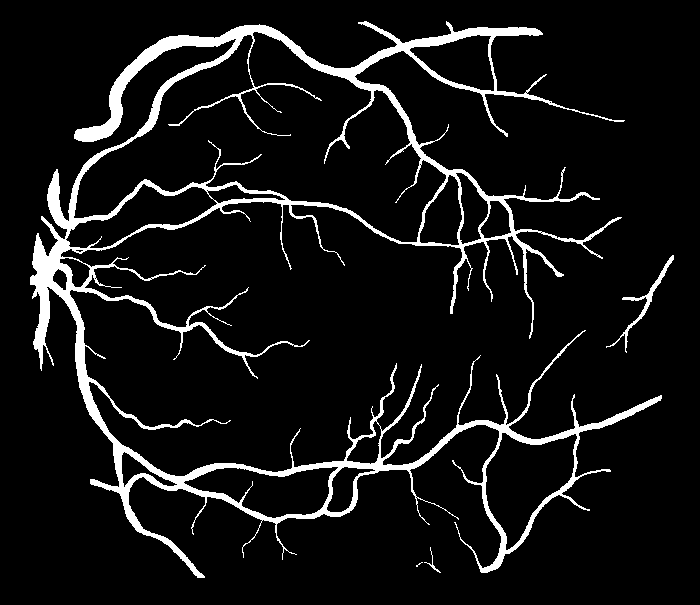
#> input picture Stare/Y/im0001.ah.ppm, 700 x 605 px, given as the content of the folder Stare/X/, which was not available
$ python train_stare.py   (older library calls are emulated)
#> lines starting #> are read from the running program, lines starting #| are printed output that depends on the picture; after the words box and inside, x2 and y2 are one past the last pixel; in counts of white or black regions, pixels touching at a corner belong together
import os

import numpy as np
import cv2
from sklearn.metrics import recall_score, roc_auc_score, accuracy_score, confusion_matrix
from util import *
from keras.callbacks import TensorBoard, ModelCheckpoint
np.random.seed(42)
import scipy.misc as mc
from sklearn.model_selection import KFold
data_location = ''
import  math
from sklearn.model_selection import train_test_split
import matplotlib.pyplot as plt


training_images_loc = data_location + 'Stare/X/'
training_label_loc = data_location + 'Stare/Y/'
train_files = os.listdir(training_images_loc)
train_data = []
train_label = []
desired_size=704
for i in train_files:
    im = mc.imread(training_images_loc + i)
#> im is the input picture: shape (605, 700); 8% white; 4 white regions (1 under 20 px), largest, box (x1, y1, x2, y2) and area: (30, 21, 662, 578) 33220, (606, 255, 674, 353) 517, (424, 547, 441, 573) 52
    label = mc.imread(training_label_loc + i.split('.')[0] + '.ah.ppm',mode="L")
    old_size = im.shape[:2]  # old_size is in (height, width) format
#> old_size = (605, 700)
    delta_w = desired_size - old_size[1]
#> delta_w = 4
    delta_h = desired_size - old_size[0]
#> delta_h = 99

    top, bottom = delta_h // 2, delta_h - (delta_h // 2)
#> top = 49; bottom = 50
    left, right = delta_w // 2, delta_w - (delta_w // 2)
#> left = 2; right = 2

    color = [0, 0, 0]
    color2 = [0]
    new_im = cv2.copyMakeBorder(im, top, bottom, left, right, cv2.BORDER_CONSTANT,
                                value=color)
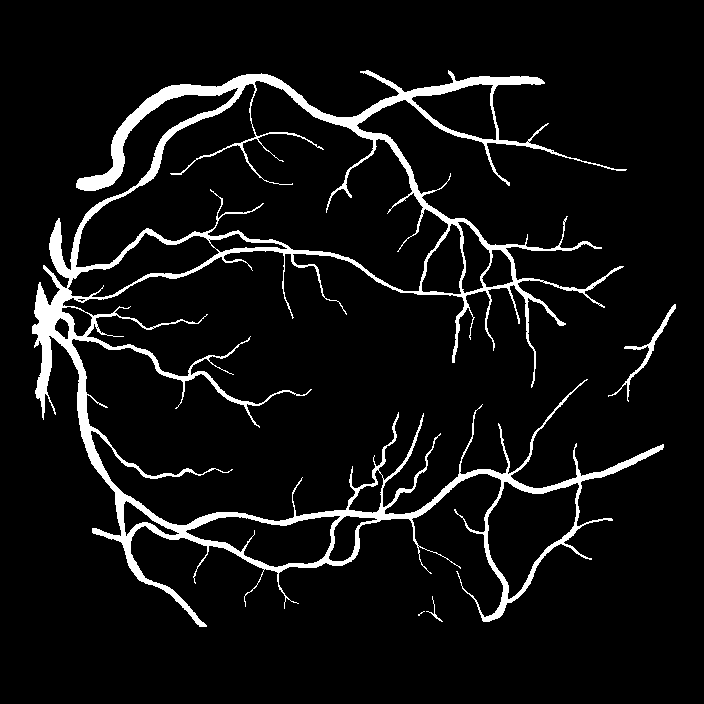
#> new_im: shape (704, 704); 6.8% white; 4 white regions (1 under 20 px), largest, box (x1, y1, x2, y2) and area: (32, 70, 664, 627) 33220, (608, 304, 676, 402) 517, (426, 596, 443, 622) 52

    new_label = cv2.copyMakeBorder(label, top, bottom, left, right, cv2.BORDER_CONSTANT,
                                   value=color2)

    train_data.append(cv2.resize(new_im, (desired_size, desired_size)))
    temp = cv2.resize(new_label,(desired_size, desired_size))
    _, temp = cv2.threshold(temp, 127, 255, cv2.THRESH_BINARY)
    train_label.append(temp)
train_data = np.array(train_data)

train_label = np.array(train_label)

x_train = train_data.astype('float32') / 255.
y_train = train_label.astype('float32') / 255.


TensorBoard(log_dir='./autoencoder', histogram_freq=0,
            write_graph=True, write_images=True)
#> (this line was passed over: keras is not available in this run)

from sklearn.model_selection import StratifiedKFold
from CARUNet import *

acc_per_fold = []
sen_per_fold = []
pre_per_fold= []
spe_per_fold = []
auc_per_fold =[]
f1_per_fold=[]
iou_per_fold=[]
mcc_per_fold=[]
loss_per_fold = []
fold_no = 1
kfold = KFold(n_splits=4, shuffle=True)
#> (the run stopped early here; a loop or call above may not have finished)

$ run again, on Stare/Y/im0005.ah.ppm
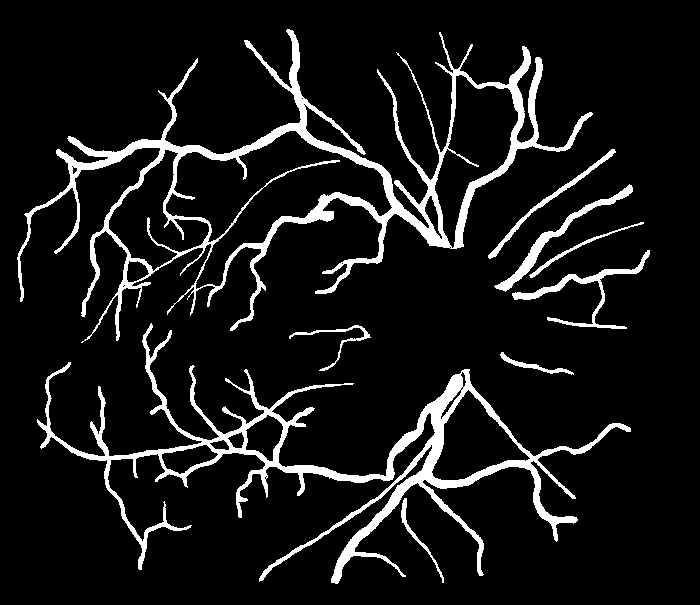
#> input picture Stare/Y/im0005.ah.ppm, 700 x 605 px, given as the content of the folder Stare/X/, which was not available
#> im is the input picture: shape (605, 700); 9% white; 9 white regions, largest, box (x1, y1, x2, y2) and area: (17, 29, 593, 343) 18215, (37, 323, 631, 584) 15225, (494, 184, 633, 292) 1326
#> `new_im = cv2.copyMakeBorder(im, top, bottom, left, right, cv2.BORDER_C..`:
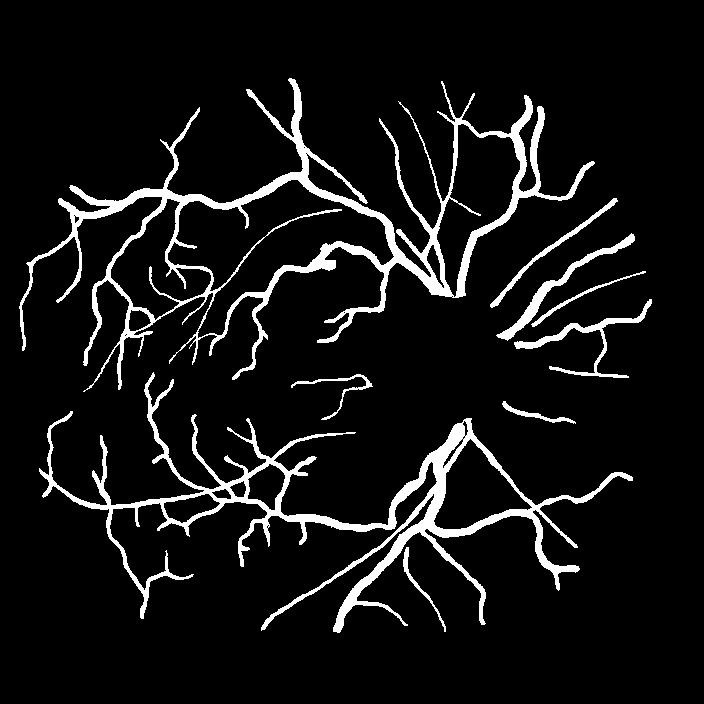
#> new_im: shape (704, 704); 7.7% white; 9 white regions, largest, box (x1, y1, x2, y2) and area: (19, 78, 595, 392) 18215, (39, 372, 633, 633) 15225, (496, 233, 635, 341) 1326

$ run again, on Stare/Y/im0044.ah.ppm
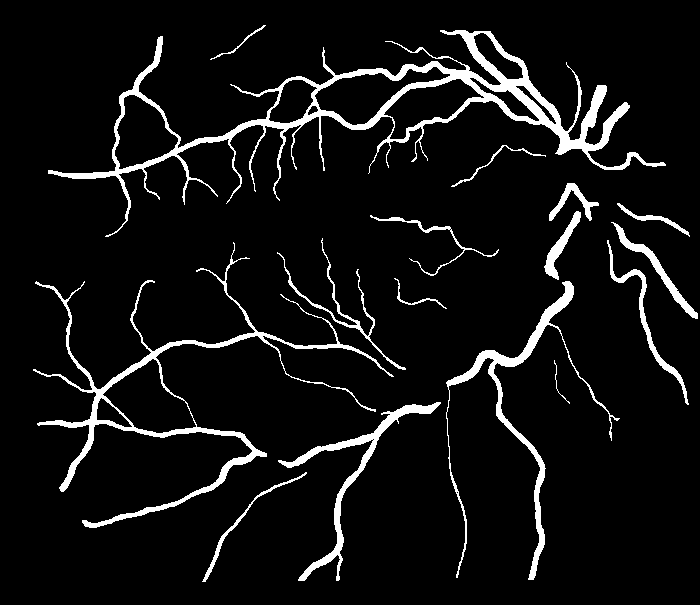
#> input picture Stare/Y/im0044.ah.ppm, 700 x 605 px, given as the content of the folder Stare/X/, which was not available
#> im is the input picture: shape (605, 700); 7% white; 16 white regions, largest, box (x1, y1, x2, y2) and area: (48, 30, 666, 237) 12014, (33, 242, 394, 528) 5950, (446, 281, 620, 580) 3508
#> `new_im = cv2.copyMakeBorder(im, top, bottom, left, right, cv2.BORDER_C..`:
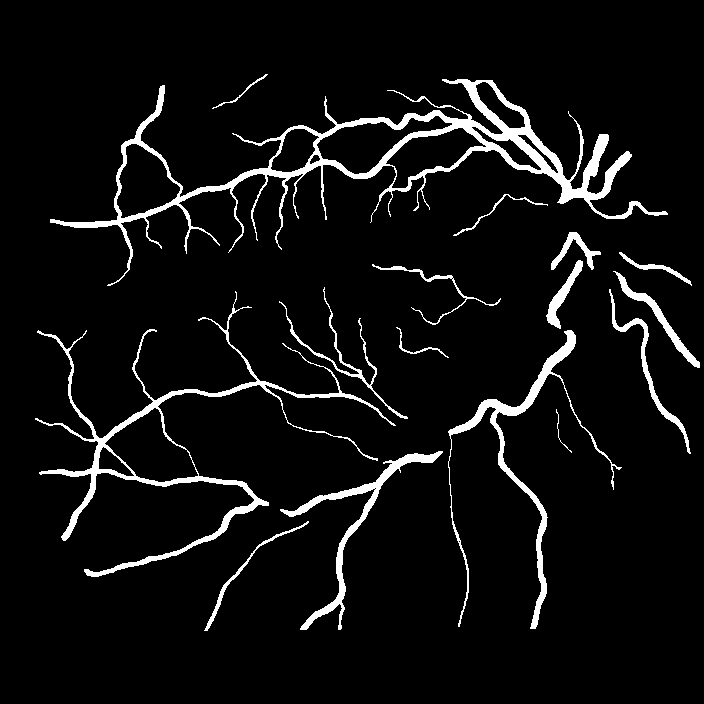
#> new_im: shape (704, 704); 6% white; 16 white regions, largest, box (x1, y1, x2, y2) and area: (50, 79, 668, 286) 12014, (35, 291, 396, 577) 5950, (448, 330, 622, 629) 3508

$ run again, on Stare/Y/im0077.ah.ppm
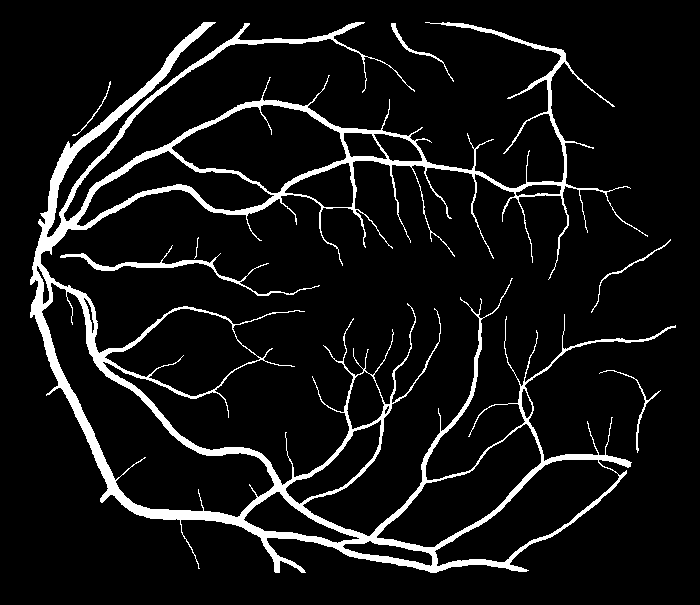
#> input picture Stare/Y/im0077.ah.ppm, 700 x 605 px, given as the content of the folder Stare/X/, which was not available
#> im is the input picture: shape (605, 700); 8% white; 7 white regions, largest, box (x1, y1, x2, y2) and area: (30, 22, 676, 573) 32151, (60, 245, 320, 296) 1011, (391, 23, 454, 82) 239
#> `new_im = cv2.copyMakeBorder(im, top, bottom, left, right, cv2.BORDER_C..`:
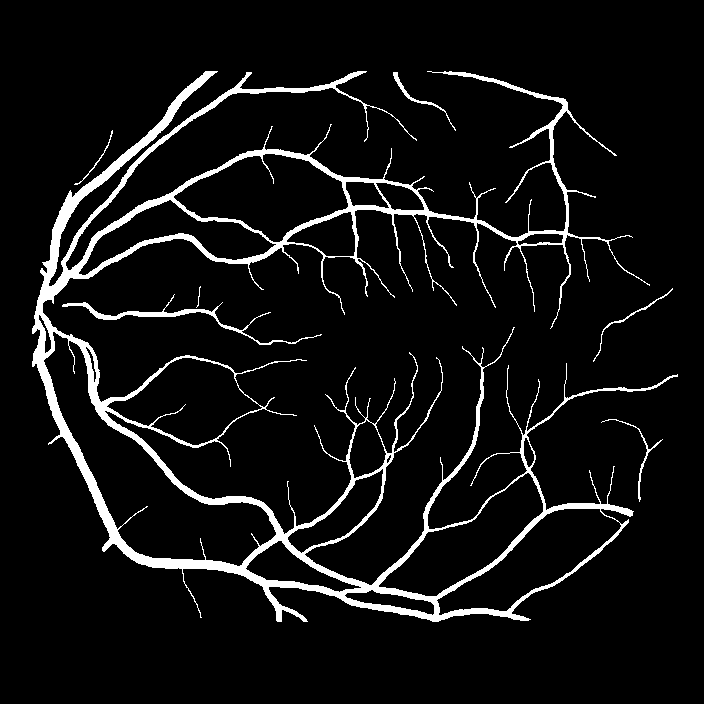
#> new_im: shape (704, 704); 6.8% white; 7 white regions, largest, box (x1, y1, x2, y2) and area: (32, 71, 678, 622) 32151, (62, 294, 322, 345) 1011, (393, 72, 456, 131) 239
